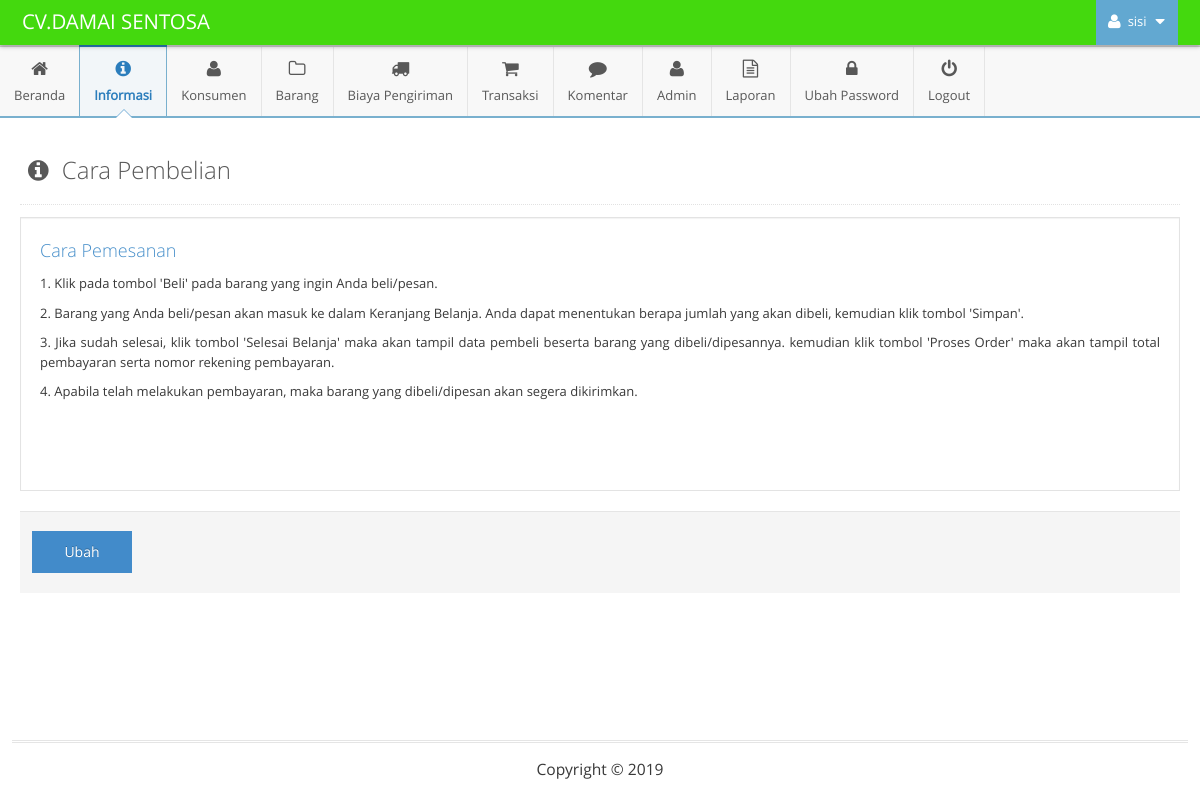
Page /admin/main.php?module=cara_beli (signed in) on the committed database.
### tables this page shows
CREATE TABLE `tbl_informasi` (
  `id_informasi` int(11) NOT NULL,
  `judul` varchar(50) NOT NULL,
  `keterangan` text NOT NULL
);

### admin/modules/cara-beli/view.php (the view)
<div class="page-content">
	<div class="page-header">
		<h1 style="color:#585858">
			<i style="margin-right:7px" class="ace-icon fa fa-info-circle"></i>
			Cara Pembelian
		</h1>
	</div>
	<?php
	$query = mysqli_query($mysqli, "SELECT * FROM tbl_informasi WHERE id_informasi='2'")
									or die('Ada kesalahan pada query tampil data informasi : '.mysqli_error($mysqli));
    $data = mysqli_fetch_assoc($query);
    ?>
	<div class="row">
		<div class="col-xs-12">
	    <?php
		if (isset($_GET['id'])) { ?>
			<form class="form-horizontal" role="form" action="modules/cara-beli/proses.php" method="POST" />
				<input type="hidden" name="id_informasi" value="<?php echo $data['id_informasi']; ?>">
				<div class="form-group">
					<div class="col-sm-12">
						<input type="text" class="col-xs-12 col-sm-12" name="judul" placeholder="Judul Halaman..." autocomplete="off" value="<?php echo $data['judul']; ?>" required />
					</div>
				</div>
				<div class="form-group">
					<div class="col-sm-12">
						<textarea class="col-xs-12 col-sm-12" id="ckeditor" name="keterangan" required><?php echo $data['keterangan']; ?></textarea>
					</div>
				</div>
				<div class="clearfix form-actions">
					<div class="col-md-offset-0 col-md-12">
						<input style="width:100px" type="submit" class="btn btn-primary" name="simpan" value="Simpan" />
						&nbsp; &nbsp;
						<a style="width:100px" href="?module=cara_beli" class="btn">Batal</a>
					</div>
				</div>
			</form>
		<?php
		}
		else {?>
			<div style="background:#fff;text-align:justify" class="well">
				<h4 class="blue lighter"><?php echo $data['judul']; ?></h4>
				<?php echo $data['keterangan']; ?>
			</div>
			<div class="clearfix form-actions">
				<div class="col-md-offset-0 col-md-12">
					<a style="width:100px" class="btn btn-primary" href="?module=cara_beli&id=<?php echo $data['id_informasi']; ?>">
						Ubah
					</a>
				</div>
			</div>
		<?php
		}
		?>
		</div>
	</div>
</div>

### rows in the picture
tbl_informasi: judul "Cara Pemesanan", keterangan "1. Klik pada tombol 'Beli' pada barang yang ingin Anda beli/pesan. 2. Barang yang Anda beli/pesan akan masuk ke dalam Keranjang Belanja. Anda dapat menentukan berapa jumlah yang akan dibeli, kemudian klik tombol 'Simpan'. 3. Jika sudah selesai, klik tombol 'Selesai Belanja' maka akan tampil data pembeli beserta barang yang dibeli/dipesannya. kemudian klik tombol 'Proses Order' maka akan tampil total pembayaran serta nomor rekening pembayaran. 4. Apabila telah melakukan pembayaran, maka barang yang dibeli/dipesan akan segera dikirimkan."

### other values in the picture
$_SESSION['nama_admin'] "sisi"
